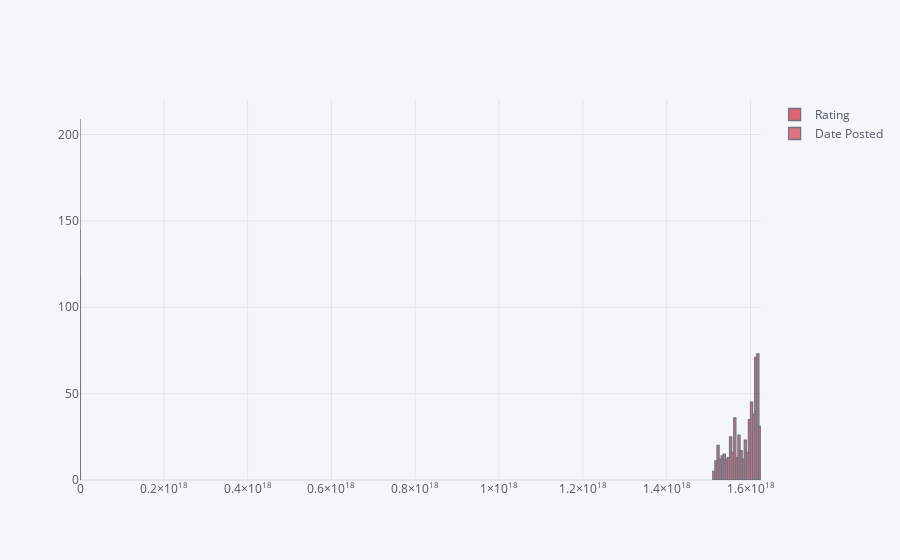

Here is the notebook cell this chart was saved with:
### Code cell
df[['Rating', 'Date Posted']].iplot(kind='hist', color='red')

### Figure 1 — Plotly figure (JSON) as saved in the notebook; plotly's stock layout.template omitted (floating-point values rounded to 4 significant figures; data arrays with more than 128 entries replaced by an {"elided": "..."} marker saying what was removed)
{"data": [{"histfunc": "count", "histnorm": "", "marker": {"color": "rgba(219, 64, 82, 1.0)", "line": {"color": "#4D5663", "width": 1.3}}, "name": "Rating", "opacity": 0.8, "orientation": "v", "type": "histogram", "x": {"elided": "579 int values"}}, {"histfunc": "count", "histnorm": "", "marker": {"color": "rgba(219, 64, 82, 0.8999999999999999)", "line": {"color": "#4D5663", "width": 1.3}}, "name": "Date Posted", "opacity": 0.8, "orientation": "v", "type": "histogram", "x": {"elided": "579 int values"}}], "layout": {"barmode": "overlay", "legend": {"bgcolor": "#F5F6F9", "font": {"color": "#4D5663"}}, "paper_bgcolor": "#F5F6F9", "plot_bgcolor": "#F5F6F9", "title": {"font": {"color": "#4D5663"}}, "xaxis": {"gridcolor": "#E1E5ED", "showgrid": true, "tickfont": {"color": "#4D5663"}, "title": {"font": {"color": "#4D5663"}, "text": ""}, "zerolinecolor": "#E1E5ED"}, "yaxis": {"gridcolor": "#E1E5ED", "showgrid": true, "tickfont": {"color": "#4D5663"}, "title": {"font": {"color": "#4D5663"}, "text": ""}, "zerolinecolor": "#E1E5ED"}}}
